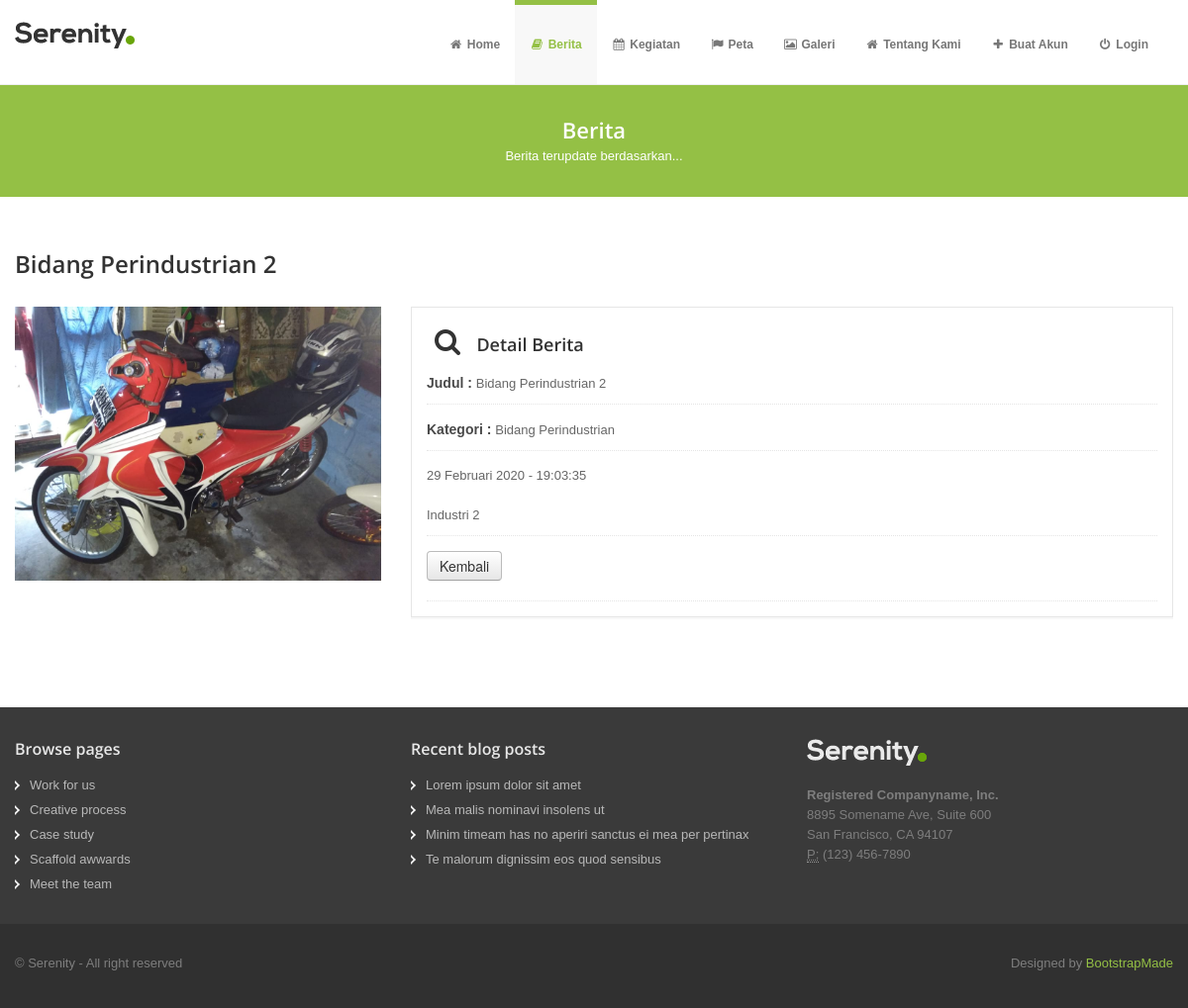
The app's page /index.php?mnu=guberitadetail&kd=IDB2002008 with its own data.
### tables this page shows
CREATE TABLE `tb_berita` (
  `id_berita` varchar(10) NOT NULL,
  `nama_berita` varchar(30) NOT NULL,
  `deskripsi` text NOT NULL,
  `gambar` text NOT NULL,
  `status` varchar(20) NOT NULL,
  `keterangan` text NOT NULL,
  `tanggal` date NOT NULL,
  `jam` time NOT NULL,
  `kategori` varchar(25) NOT NULL
);

### koneksivar.php (called while the page is built, shortened)
<?php
$tbberita="tb_berita";
?>

### berita/guberitadetail.php (the view, shortened to what this page needs)
<?php
	$id_berita=$_GET["kd"];
	$sql="select * from `$tbberita` where `id_berita`='$id_berita'";
	$d=getField($conn,$sql);
				$nama_berita=$d["nama_berita"];
				$deskripsi=$d["deskripsi"];
				$gambar=$d["gambar"];
				$tanggal=WKT($d["tanggal"]);
				$jam=$d["jam"];
				$kategori=$d["kategori"];
?>
<div class="row">
        <div class="span12">
          <article>
            <div class="heading">
              <h4><?php echo $nama_berita;?></h4>
            </div>
            <div class="clearfix">
            </div>
            <div class="row">
              <div class="span4">
                <div>
                      <img width="400" height="400" src="ypathfile/<?php echo $gambar;?>" alt="" />
                </div>
              </div>
              <div class="span8">
                <div class="project-widget">
                  <h4><i class="icon-48 icon-search"></i>Detail Berita</h4>
                  <ul class="project-detail">
                    <li><label>Judul : </label><?php echo $nama_berita;?></li>
                    <li><label>Kategori : </label><?php echo $kategori;?></li>
                    <li><?php echo $tanggal;?> - <?php echo $jam;?><br><br>
					<?php echo $deskripsi;?>
					</li>
					<li><a href="index.php?mnu=guberita"><button class="btn">Kembali</button></a></li>
                  </ul>
                </div>
              </div>
            </div>
          </article>
        </div>
      </div>

### assets/css/style.css (style rules this page uses)
.row { margin-bottom: 20px; }
ul.project-detail { list-style: none; margin: 0; padding: 0; }
ul.project-detail li { list-style: none; border-bottom: 1px dotted #e5e5e5; padding-bottom: 10px; margin-bottom: 15px; }
ul.project-detail li label { display: inline; color: #494949; font-weight: bold; }
.project-widget { padding: 20px 15px 0 15px; margin: 0 0 30px 0; border: 1px solid #e6e6e6; -webkit-box-shadow: 0 2px 0 rgba(0, 0, 0, 0.03); -moz-box-shadow: 0 2px 0 rgba(0, 0, 0, 0.03); box-shadow: 0 2px 0 rgba(0, 0, 0, 0.03); -webkit-box-sizing: border-box; -moz-box-sizing: border-box; box-sizing: border-box; }
article .heading { float: left; width: 100%; margin-bottom: 25px; }
article .heading h4 { float: left; margin-bottom: 0; font-size: 24px; }
article button.btn { margin-bottom: 10px; }
[class^="icon-"], [class*=" icon-"] { float: none; }
[class^="icon-"], [class*=" icon-"] { margin-top: 1px; margin-right: .3em; }
.icon-48 { width: 32px; height: 32px; padding: 8px; font-size: 28px; line-height: 30px; }

### assets/color/default.css (style rules this page uses)
a { color: #94c045; }

### assets/css/overwrite.css (style rules this page uses)
img { max-width: 100%; width: auto\9; height: auto; vertical-align: middle; border: 0; -ms-interpolation-mode: bicubic; }
body { margin: 0; font-family: Tahoma, Arial, sans-serif; font-size: 13px; line-height: 1.6em; color: #666; background-color: #ffffff; }
a { color: #0088cc; text-decoration: none; }
h1, h2, h3, h4, h5, h6 { color:#333; font-family: 'Open Sans', sans-serif; font-weight:600; line-height:1.5em; margin-top:0; margin-bottom:15px; }
h4 { font-size: 18px; }
.btn { display: inline-block; *display: inline; *zoom: 1; padding: 4px 12px; margin-bottom: 0; font-size: 14px; line-height: 20px; text-align: center; vertical-align: middle; cursor: pointer; color: #333333; text-shadow: 0 1px 1px rgba(255, 255, 255, 0.75); background-color: #f5f5f5; border-color: #e6e6e6 #e6e6e6 #bfbfbf; border-color: rgba(0, 0, 0, 0.1) rgba(0, 0, 0, 0.1) rgba(0, 0, 0, 0.25); *background-color: #e6e6e6; filter: progid:DXImageTransform.Microsoft.gradient(enabled = false); border: 1px solid #bbbbbb; *border: 0; border-bottom-color: #a2a2a2; *margin-left: .3em; -webkit-box-shadow: none; -moz-box-shadow: none; box-shadow: none; }
.btn:first-child { *margin-left: 0; }
button.btn, input[type="submit"].btn { *padding-top: 3px; *padding-bottom: 3px; }

### records on screen
tb_berita: nama_berita "Bidang Perindustrian 2", gambar (picture), kategori "Bidang Perindustrian", tanggal "29 Februari 2020", jam "19:03:35", deskripsi "Industri 2"

### other values on screen
$tittle "Berita"
$desc "Berita terupdate berdasarkan..."
